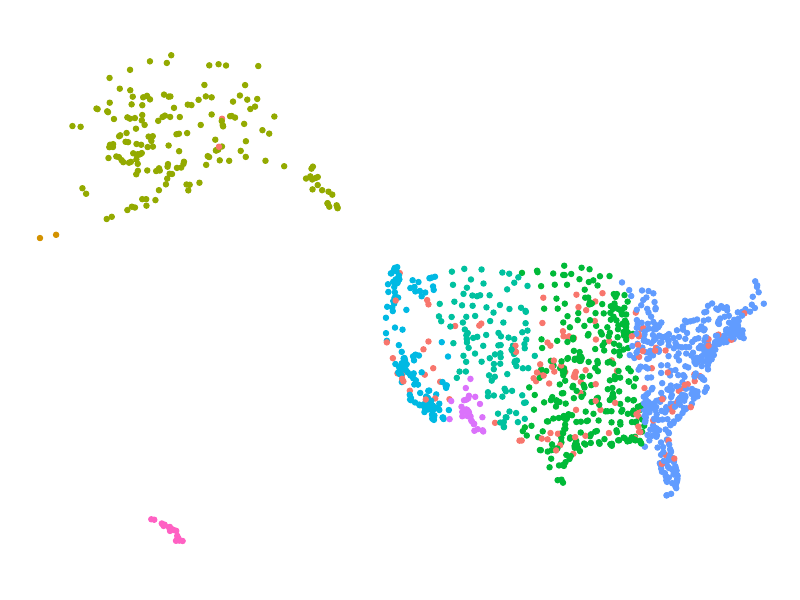

Write R code to recreate this figure.
# run 1/31/2018 1:33AM

library(dplyr)
library(readr)
library(purrr)

# https://github.com/jpatokal/openflights
if (!file.exists("data-raw/airports.dat")) {
  download.file(
    "https://raw.githubusercontent.com/jpatokal/openflights/master/data/airports.dat",
    "data-raw/airports.dat"
  )
}

raw <- read_csv("data-raw/airports.dat",
  col_names = c("id", "name", "city", "country", "faa", "icao", "lat", "lon", "alt", "tz", "dst", "tzone", "airport", "OurAirports")
)
# Warning: 322 parsing failures.

airports <- raw %>%
  filter(country == "United States", faa != "") %>%
  select(faa, name, lat, lon, alt, tz, dst, tzone) %>%
  group_by(faa) %>% slice(1) %>% ungroup() # take first if duplicated


# Verify the results
library(ggplot2)
airports %>%
  filter(lon < 0) %>%
  ggplot(aes(lon, lat)) +
  geom_point(aes(colour = factor(tzone)), show.legend = FALSE) +
  coord_quickmap() +
  theme_void()
ggsave("data-raw/airports.svg", width = 8, height = 6)
ggsave("data-raw/airports.pdf", width = 8, height = 6)

write_csv(airports, "data-raw/airports.csv")
save(airports, file = "data/airports.rda")
